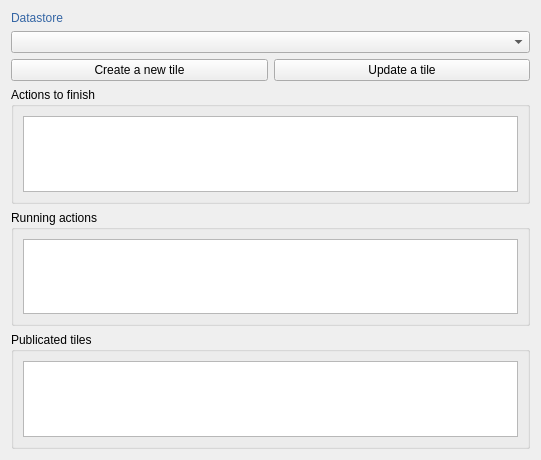
<?xml version="1.0" encoding="UTF-8"?>
<ui version="4.0">
 <class>Form</class>
 <widget class="QWidget" name="Form">
  <property name="geometry">
   <rect>
    <x>0</x>
    <y>0</y>
    <width>541</width>
    <height>460</height>
   </rect>
  </property>
  <property name="windowTitle">
   <string>Form</string>
  </property>
  <layout class="QGridLayout" name="gridLayout">
   <item row="2" column="0">
    <widget class="QPushButton" name="btn_create_tile">
     <property name="text">
      <string>Create a new tile</string>
     </property>
    </widget>
   </item>
   <item row="4" column="0" colspan="2">
    <widget class="QgsCollapsibleGroupBox" name="gbb_running_actions">
     <property name="title">
      <string>Running actions</string>
     </property>
     <layout class="QGridLayout" name="gridLayout_3">
      <item row="0" column="0">
       <widget class="QTableView" name="tbl_running_actions"/>
      </item>
     </layout>
    </widget>
   </item>
   <item row="3" column="0" colspan="2">
    <widget class="QgsCollapsibleGroupBox" name="gpb_actions_to_finish">
     <property name="title">
      <string>Actions to finish</string>
     </property>
     <layout class="QGridLayout" name="gridLayout_2">
      <item row="0" column="0">
       <widget class="QTableView" name="tbv_actions_to_finish"/>
      </item>
     </layout>
    </widget>
   </item>
   <item row="5" column="0" colspan="2">
    <widget class="QgsCollapsibleGroupBox" name="gbp_publicated_tiles">
     <property name="title">
      <string>Publicated tiles</string>
     </property>
     <layout class="QGridLayout" name="gridLayout_4">
      <item row="0" column="0">
       <widget class="QTableView" name="tbl_publicated_tiles"/>
      </item>
     </layout>
    </widget>
   </item>
   <item row="2" column="1">
    <widget class="QPushButton" name="btn_update_tile">
     <property name="text">
      <string>Update a tile</string>
     </property>
    </widget>
   </item>
   <item row="1" column="0" colspan="2">
    <widget class="DatastoreComboBox" name="cbx_datastore"/>
   </item>
   <item row="0" column="0" colspan="2">
    <widget class="QLabel" name="lbl_datastore">
     <property name="styleSheet">
      <string notr="true">font: 75 13pt &quot;Ubuntu Condensed&quot;;
color: rgb(52, 101, 164);</string>
     </property>
     <property name="text">
      <string>Datastore</string>
     </property>
    </widget>
   </item>
  </layout>
 </widget>
 <customwidgets>
  <customwidget>
   <class>QgsCollapsibleGroupBox</class>
   <extends>QGroupBox</extends>
   <header>qgscollapsiblegroupbox.h</header>
   <container>1</container>
  </customwidget>
  <customwidget>
   <class>DatastoreComboBox</class>
   <extends>QComboBox</extends>
   <header>vectiler.gui.cbx_datastore</header>
  </customwidget>
 </customwidgets>
 <resources/>
 <connections/>
</ui>
